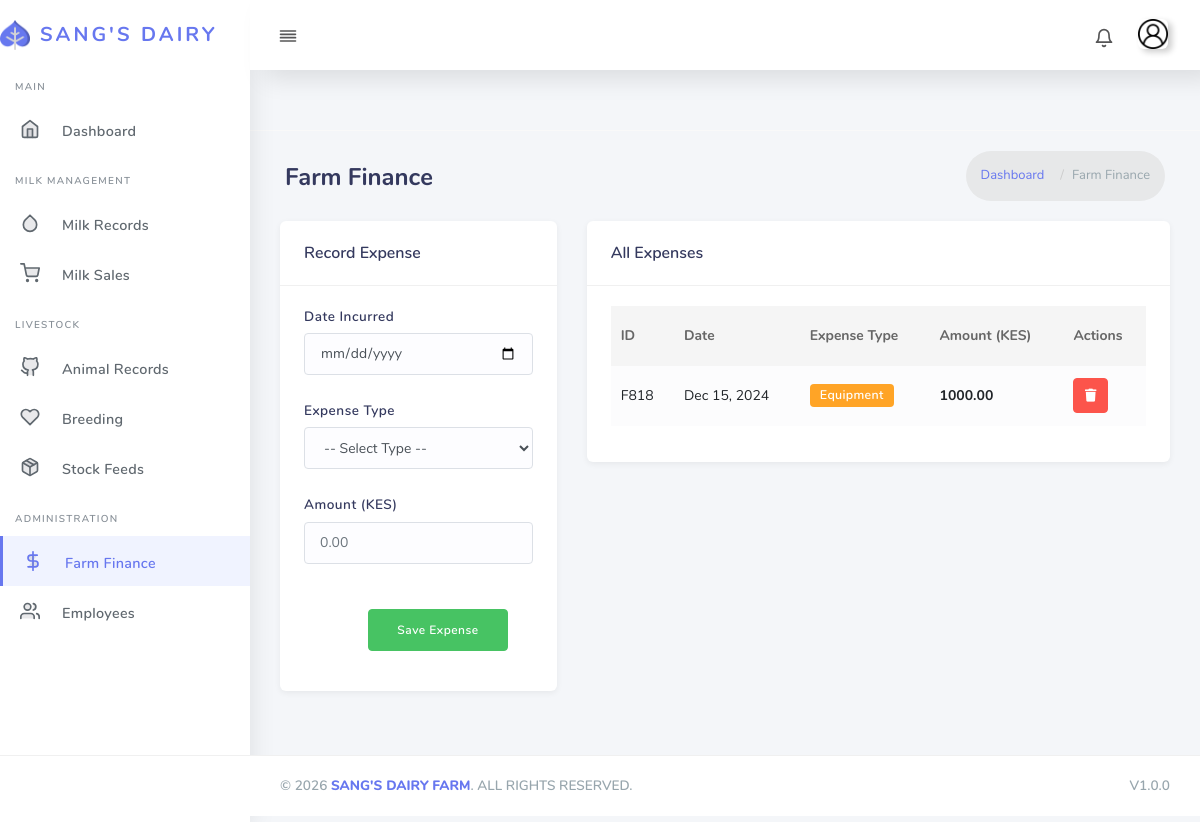
The app's page /farm_finance/ with its own data.
### core/models.py (models this page shows, shortened)
class FarmFinance(models.Model):
    expense_types = [
        ('Feed', 'Feed'),
        ('Veterinary', 'Veterinary'),
        ('Equipment', 'Equipment'),
        ('Labor', 'Labor'),
        ('Maintenance', 'Maintenance'),
        ('Other', 'Other'),
    ]
    finance_id = ShortUUIDField(unique=True, primary_key=True, length=3, max_length=20, prefix="F", alphabet="0123456789")
    date_incurred = models.DateField(default=timezone.now)
    expense_type = models.CharField(max_length=20, choices=expense_types, null=True, default='Other')
    amount_incurred = models.DecimalField(max_digits=10, decimal_places=2)

### core/views.py (the view)
# urls.py: path("farm_finance/", views.farm_finance, name="farm-finance"),
def farm_finance(request):
    if request.method == 'POST':
        farm_finance = FarmFinance(
            date_incurred=request.POST.get('date_incurred'),
            expense_type=request.POST.get('expense_types'),
            amount_incurred=request.POST.get('amount_incurred')
        )
        farm_finance.save()
        return redirect('core:farm-finance')
    else:
        expense_types = FarmFinance.expense_types
        farm_finances = FarmFinance.objects.all().order_by('-date_incurred')
        context = {
            'farm_finances': farm_finances,
            'expense_types': expense_types
        }
        return render(request, 'core/farm_finance.html', context)

### templates/core/farm_finance.html (shortened to what this page needs)
{% extends "partials/base.html" %}
{% load static %}
{% block content %}
<div class="main-content">
  <section class="section">
    <div class="section-header">
      <h1>Farm Finance</h1>
      <div class="section-header-breadcrumb">
        <div class="breadcrumb-item"><a href="{% url 'core:index' %}">Dashboard</a></div>
        <div class="breadcrumb-item active">Farm Finance</div>
      </div>
    </div>
    <div class="section-body">
      <div class="row">
        <div class="col-12 col-md-5 col-lg-4">
          <div class="card">
            <div class="card-header">
              <h4>Record Expense</h4>
            </div>
            <div class="card-body">
              <form method="POST">
                <div class="form-group">
                  <label>Date Incurred</label>
                  <input type="date" name="date_incurred" class="form-control" required>
                </div>
                <div class="form-group">
                  <label>Expense Type</label>
                  <select name="expense_types" class="form-control" required>
                    <option value="">-- Select Type --</option>
                  </select>
                </div>
                <div class="form-group">
                  <label>Amount (KES)</label>
                  <input type="number" step="0.01" name="amount_incurred" class="form-control" placeholder="0.00" required>
                </div>
                <div class="card-footer text-right">
                  <button type="submit" class="btn btn-save">Save Expense</button>
                </div>
              </form>
            </div>
          </div>
        </div>
        <div class="col-12 col-md-7 col-lg-8">
          <div class="card">
            <div class="card-header">
              <h4>All Expenses</h4>
            </div>
            <div class="card-body">
              <div class="table-responsive">
                <table class="table table-striped" id="financeTable">
                  <thead>
                    <tr>
                      <th>ID</th>
                      <th>Date</th>
                      <th>Expense Type</th>
                      <th>Amount (KES)</th>
                      <th>Actions</th>
                    </tr>
                  </thead>
                  <tbody>
                    {% for finance in farm_finances %}
                    <tr>
                      <td>{{ finance.finance_id }}</td>
                      <td>{{ finance.date_incurred|date:"M d, Y" }}</td>
                      <td>
                        <span class="badge expense-badge expense-{{ finance.expense_type|lower }}">{{ finance.expense_type }}</span>
                      </td>
                      <td><strong>{{ finance.amount_incurred }}</strong></td>
                      <td>
                        <a href="{% url 'core:finance-records-delete' finance.finance_id %}" class="btn btn-action btn-del" title="Delete"><i class="fas fa-trash"></i></a>
                      </td>
                    </tr>
                    {% empty %}
                    <tr><td colspan="5" class="text-center text-muted">No expenses recorded</td></tr>
                    {% endfor %}
                  </tbody>
                </table>
              </div>
            </div>
          </div>
        </div>
      </div>
    </div>
  </section>
</div>
{% endblock content %}

### static/css/custom.css (style rules this page uses)
body { background: #f4f6f9; }
.section-header h1 { font-size: 1.5rem; font-weight: 700; color: #34395e; }
.main-content > .section { padding-top: 10px; }
.card { border: none; border-radius: 6px; box-shadow: 0 2px 6px rgba(0,0,0,0.06); margin-bottom: 24px; }
.card .card-header { border-bottom: 1px solid #f0f0f0; padding: 18px 24px; background: transparent; }
.card .card-header h4 { font-size: 1rem; font-weight: 600; color: #34395e; margin: 0; }
.card .card-body { padding: 20px 24px; }
.btn-action { display: inline-flex; align-items: center; justify-content: center; width: 32px; height: 32px; border-radius: 4px; padding: 0; font-size: 14px; transition: all 0.15s ease; }
.btn-del { background-color: #fc544b; border-color: #fc544b; color: #fff; }
.form-group label { font-weight: 600; font-size: 0.85rem; color: #34395e; margin-bottom: 6px; }
.form-control { border-radius: 4px; border: 1px solid #dce0e6; padding: 8px 14px; font-size: 0.9rem; transition: border-color 0.2s ease, box-shadow 0.2s ease; }
select.form-control { height: 42px !important; appearance: auto; }
.card-footer { background: transparent; border-top: 1px solid #f0f0f0; padding: 15px 24px; }
.btn-save { background-color: #47c363; border-color: #47c363; color: #fff; font-weight: 600; padding: 8px 28px; border-radius: 4px; }
.table-striped tbody tr:nth-of-type(odd) { background-color: #fcfcfd; }
.expense-badge { font-weight: 600; font-size: 0.78rem; padding: 5px 10px; border-radius: 4px; }
.expense-equipment { background-color: #ffa426; color: #fff; }
.section-header { display: flex; align-items: center; justify-content: space-between; padding-bottom: 15px; }
.section-header-breadcrumb { display: flex; align-items: center; }
.breadcrumb-item + .breadcrumb-item::before { content: "/"; padding: 0 8px; color: #ccc; }
.breadcrumb-item a { color: #6777ef; font-weight: 500; }
.breadcrumb-item:last-child { color: #98a6ad; }

### records on screen
FarmFinance: finance_id "F818", date_incurred "Dec 15, 2024", expense_type "Equipment", amount_incurred "1000.00"
